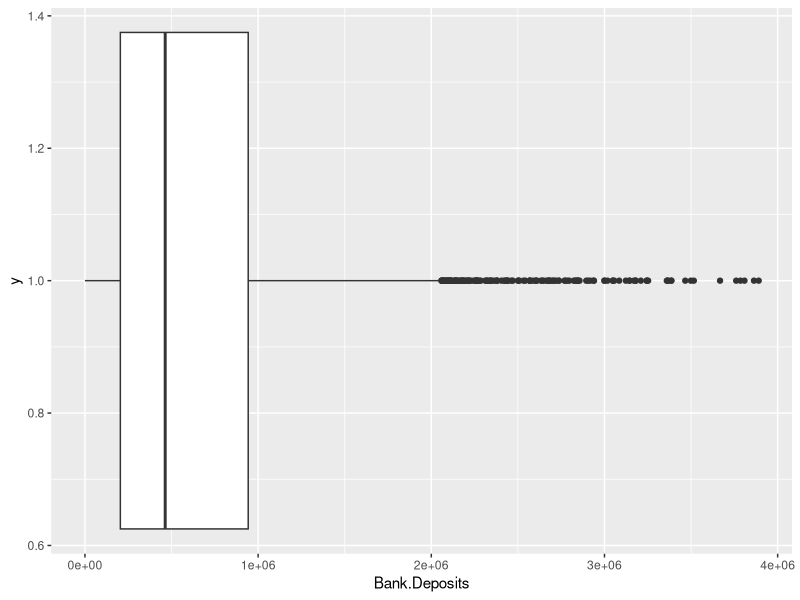
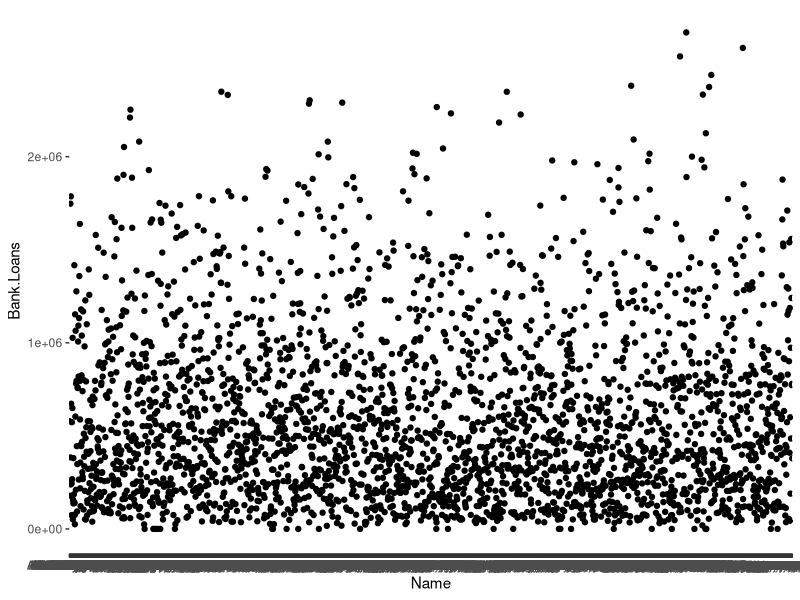
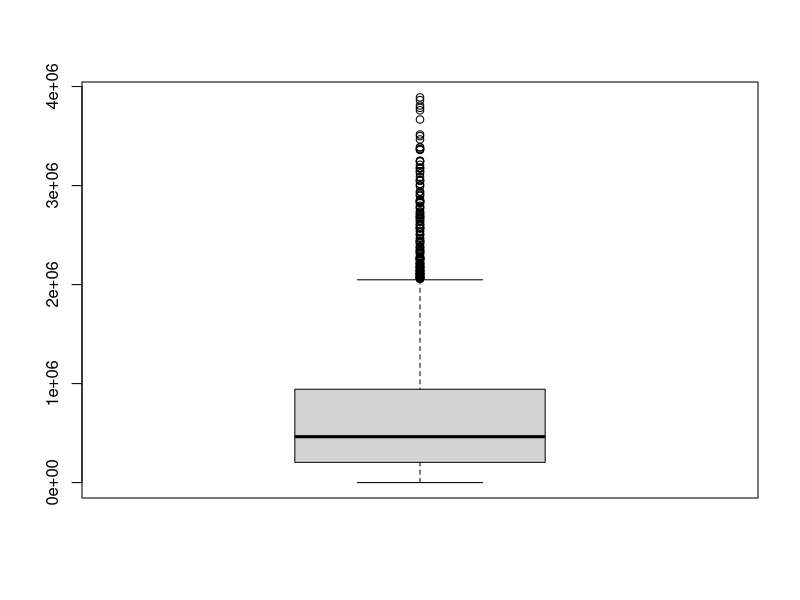
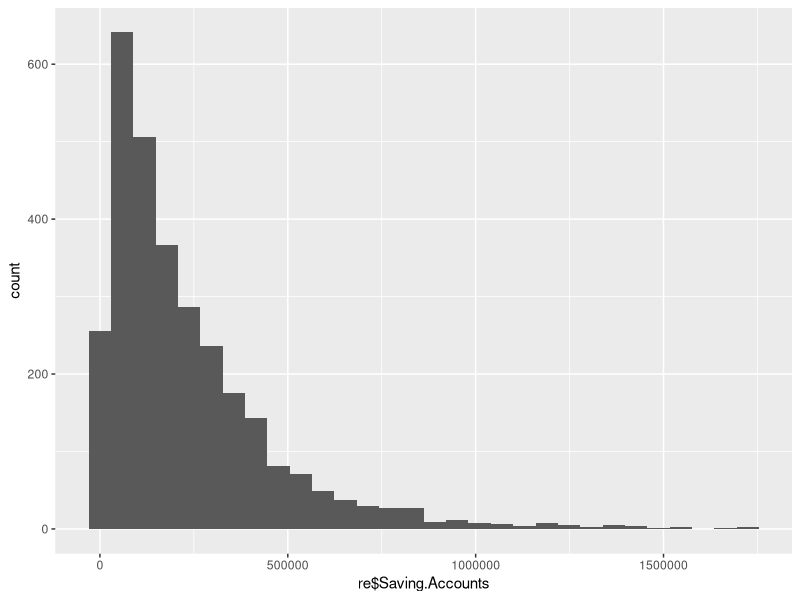
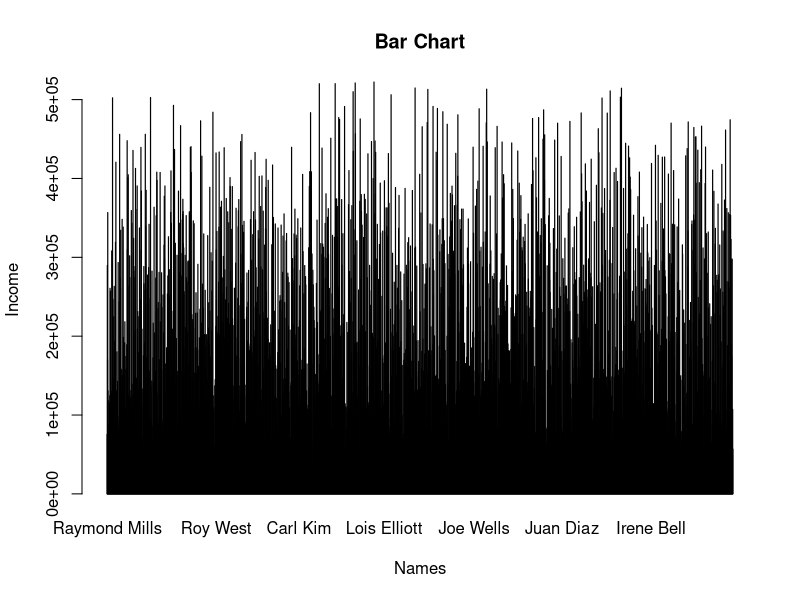
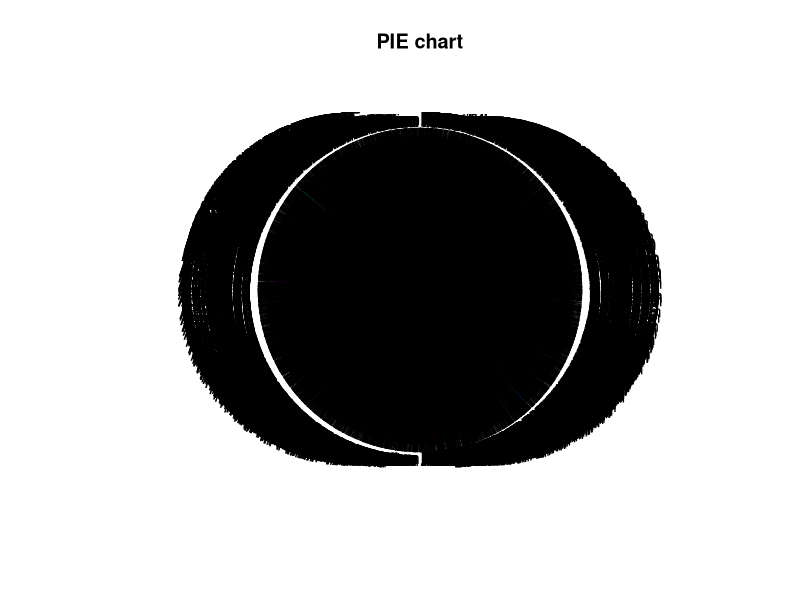

Generate these figures, in order, with R:
install.packages("readxl")
library("readxl")

# ggplot installation
install.packages("ggplot2")
library(ggplot2)
install.packages("dplyr")
library(dplyr)

getwd()
setwd(choose.dir())
getwd()


re = read_excel("Bank_analysis.xlsx")
re = data.frame(re)
re
class(re)

# mfrow: determines a vector with row and column values for the grid

#par(mfrow = c(3,2))
par(mfrow = c(1,1))

# Box Plot
ggplot(re, aes(x = Bank.Deposits, y = 1)) + geom_boxplot()

# Scatter Plot
ggplot(re, aes(x = Name, y = Bank.Loans)) + geom_point()


# Outliers in Box Plot
boxplot(re$Bank.Deposits,plot=TRUE)$out

# histogram
ggplot(data = re) + geom_histogram(aes(x = re$Saving.Accounts))

# Bar Chart
barplot(re$Estimated.Income, names.arg = re$Name, xlab ="Names", 
        ylab ="Income", 
        main ="Bar Chart")

# Pie Chart

pie(re$Credit.Card.Balance, re$Nationality,
      main = "PIE chart", col = rainbow(5))




